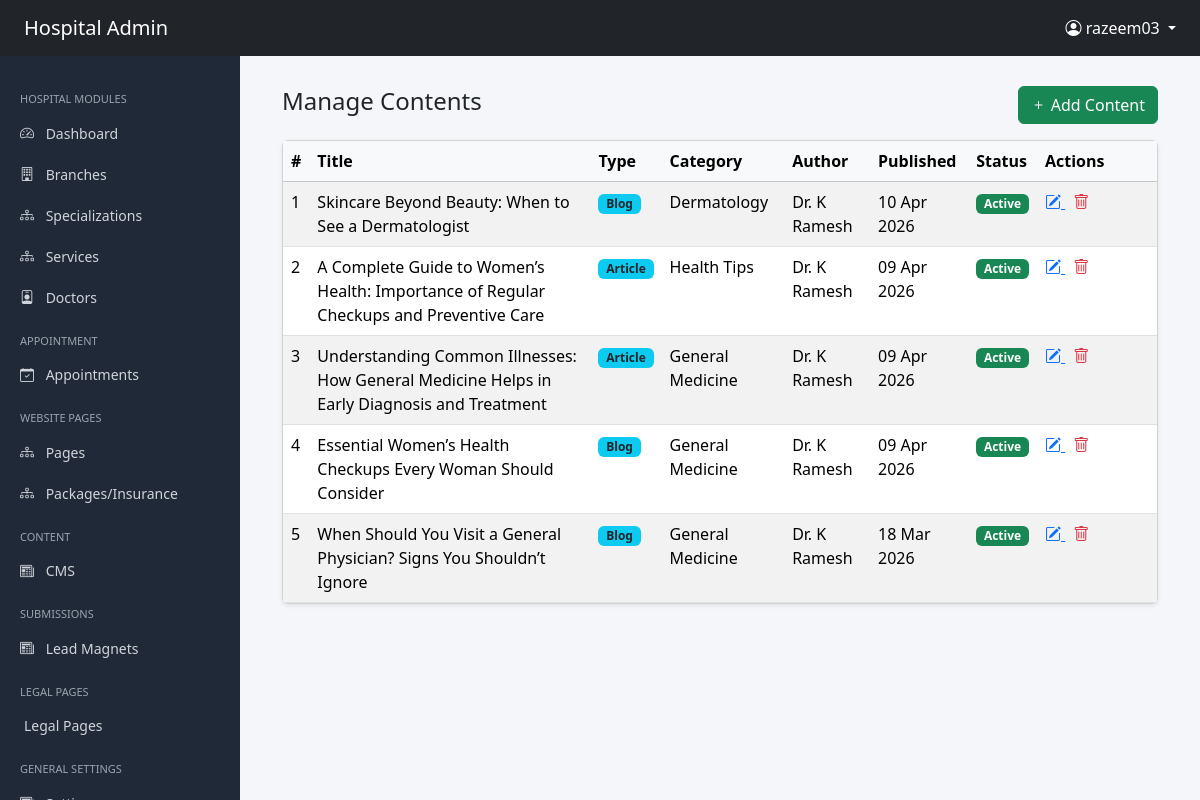
The app's page /administrator/contents/ (signed in) with its own data.
### accounts/models.py (models this page shows, shortened)
class User(AbstractUser):
    phone_number = models.CharField(max_length=15, blank=True, null=True)
    is_admin = models.BooleanField(default=False)
    is_doctor = models.BooleanField(default=False)
    is_patient = models.BooleanField(default=True)

### administrator/models.py (models this page shows, shortened)
class SEOModel(models.Model):
    meta_title = models.CharField(max_length=255, blank=True)
    meta_description = models.TextField(blank=True)
    canonical_url = models.URLField(blank=True)
    primary_keywords = models.CharField(max_length=255, blank=True)
    secondary_keywords = models.CharField(max_length=255, blank=True)
    slug = models.SlugField(unique=True)
    og_title = models.CharField(max_length=255, blank=True)
    og_description = models.TextField(blank=True)
    og_image = models.ImageField(upload_to="seo/og/", blank=True, null=True)
    class Meta:
        abstract = True

class Content(SEOModel):
    content_type = models.CharField(
        max_length=50,
        choices=ContentType.choices,
        default=ContentType.BLOG
    )
    title = models.CharField(
        max_length=500
    )
    short_description = models.TextField(
        blank=True
    )
    featured_image = models.ImageField(
        upload_to='uploads/contents/featured/',
        blank=True,
        null=True
    )
    hero_banner = models.ImageField(upload_to='uploads/contents/', blank=True, null=True)
    content = RichTextUploadingField(
        blank=True
    )
    category = models.ForeignKey(
        "ContentCategory",
        on_delete=models.SET_NULL,
        null=True,
        related_name="contents"
    )
    tags = models.ManyToManyField(
        "Tag",
        blank=True,
        related_name="contents"
    )
    published_by = models.ForeignKey(
        "Doctor",
        on_delete=models.SET_NULL,
        null=True,
        blank=True,
        related_name="published_contents"
    )
    published_at = models.DateTimeField(
        blank=True,
        null=True
    )
    is_active = models.BooleanField(
        default=True
    )
    is_featured = models.BooleanField(
        default=False
    )
    created_at = models.DateTimeField(
        auto_now_add=True
    )
    updated_at = models.DateTimeField(
        auto_now=True
    )
    class Meta:
        ordering = ["-published_at"]

class ContentCategory(models.Model):
    name = models.CharField(max_length=150, unique=True)
    description = models.TextField(blank=True)
    is_active = models.BooleanField(default=True)
    created_at = models.DateTimeField(auto_now_add=True)
    def __str__(self):
        return self.name

class Doctor(SEOModel):
    user = models.OneToOneField(
        settings.AUTH_USER_MODEL,
        on_delete=models.CASCADE,
        related_name="doctor_profile"
    )
    branch = models.ForeignKey(
        Branch,
        on_delete=models.CASCADE,
        related_name="doctors"
    )
    specialization = models.ForeignKey(
        Specialization,
        on_delete=models.CASCADE,
        related_name="doctors"
    )
    hero_title=models.CharField(max_length=255, blank=True)
    hero_description=models.TextField(max_length=255, blank=True)
    doctor_hero_banner = models.ImageField(upload_to='uploads/doctors/', blank=True, null=True)
    doctor_hero_banner_alt = models.CharField(max_length=255, blank=True)
    designation = models.CharField(
        max_length=200,
        blank=True
    )
    years_of_experience = models.PositiveIntegerField(
        help_text="Years of experience"
    )
    profile_image = models.ImageField(
        upload_to="uploads/doctors/profile/",
        blank=True,
        null=True
    )
    profile_image_alt = models.CharField(max_length=255, blank=True)
    specialized_in = models.CharField(
        max_length=255,
        blank=True,
        help_text="Example: Heart Surgery, Angioplasty"
    )
    languages = models.CharField(
        max_length=255,
        blank=True,
        help_text="Example: English, Hindi, Malayalam"
    )
    procedures = models.TextField(
        blank=True,
        help_text="Major procedures performed"
    )
    success_rate = models.TextField(
        blank=True,
        null=True,
    )
    patients_treated = models.TextField(
        blank=True,
        null=True,
        help_text="Total patients treated"
    )
    short_bio = models.TextField(
        blank=True
    )
    full_bio = RichTextUploadingField(
        blank=True
    )
    is_active = models.BooleanField(
        default=True
    )
    is_deleted = models.BooleanField(
        default=False
    )
    created_at = models.DateTimeField(
        auto_now_add=True
    )
    updated_at = models.DateTimeField(
        auto_now=True
    )
    class Meta:
        ordering = ["user__first_name"]

### administrator/views.py (the view)
# urls.py: path("contents/",ContentListView.as_view(),name="content-list"),
@method_decorator(admin_required, name='dispatch')
class ContentListView(ListView):
    model = Content
    template_name = "administrator/content/list.html"
    ordering = ["-published_at"]

### userapp/context_processors.py (called while the page is built)
def global_data(request):
    def get_menu(slug):
        return MenuGroup.objects.prefetch_related('items').filter(
            slug=slug,
            is_active=True
        ).first()
    settings = GlobalSettings.objects.first()
    social_links = SocialLink.objects.filter(is_active=True).order_by('order')
    legal_pages = LegalPage.objects.filter(is_active=True)
    return {
        'global_settings': settings,
         'social_links': social_links,
         'legal_pages':legal_pages,
        'main_menu': get_menu('main-menu'),
        'specialization_menu': get_menu('specialization-menu'),
        'quick_links_menu': get_menu('quick-links-menu'),
    }

### administrator/templates/administrator/content/list.html (shortened to what this page needs)
{% extends "administrator/shared/base.html" %}
{% block content %}
<div class="container-fluid">
<div class="d-flex justify-content-between align-items-center mb-3">
<h4>Manage Contents</h4>
<a href="{% url 'administrator:content-create' %}" class="btn btn-success">
<i class="bi bi-plus"></i> Add Content
</a>
</div>
<div class="card shadow-sm">
<div class="card-body p-0">
<table class="table table-striped table-hover mb-0">
<thead class="table-light">
<tr>
<th>#</th>
<th>Title</th>
<th>Type</th>
<th>Category</th>
<th>Author</th>
<th>Published</th>
<th>Status</th>
<th width="120">Actions</th>
</tr>
</thead>
<tbody>
{% for object in object_list %}
<tr>
<td>{{ forloop.counter }}</td>
<td>{{ object.title }}</td>
<td>
<span class="badge bg-info text-dark">
{{ object.get_content_type_display }}
</span>
</td>
<td>{{ object.category }}</td>
<td>
{% if object.published_by %}
Dr. {{ object.published_by.user.first_name }}
{% endif %}
</td>
<td>
{% if object.published_at %}
{{ object.published_at|date:"d M Y" }}
{% endif %}
</td>
<td>
{% if object.is_active %}
<span class="badge bg-success">Active</span>
{% else %}
<span class="badge bg-secondary">Inactive</span>
{% endif %}
</td>
<td>
<a href="{% url 'administrator:content-update' object.id %}"
class="text-primary me-2">
<i class="bi bi-pencil-square"></i>
</a>
<a href="{% url 'administrator:content-delete' object.id %}"
class="text-danger">
<i class="bi bi-trash"></i>
</a>
</td>
</tr>
{% empty %}
<tr>
<td colspan="8" class="text-center py-4">
No content found
</td>
</tr>
{% endfor %}
</tbody>
</table>
</div>
</div>
</div>
{% endblock %}

### administrator/templates/administrator/shared/base.html (shortened to what this page needs)
<!DOCTYPE html>
<html lang="en">
<head>
<link href="https://cdn.jsdelivr.net/npm/bootstrap@5.3.2/dist/css/bootstrap.min.css" rel="stylesheet">
<link href="https://cdn.jsdelivr.net/npm/bootstrap-icons@1.11.1/font/bootstrap-icons.css" rel="stylesheet">
</head>
<body>
<nav class="navbar navbar-dark bg-dark px-4 navbar-fixed">
<span class="navbar-brand">Hospital Admin</span>
<div class="ms-auto">
{% if request.user.is_authenticated %}
<div class="dropdown">
<a class="text-white dropdown-toggle text-decoration-none"
href="#"
data-bs-toggle="dropdown">
<i class="bi bi-person-circle"></i>
{{ request.user.username }}
</a>
</div>
{% endif %}
</div>
</nav>
<div class="sidebar">
<div class="menu-title">Hospital Modules</div>
<a href="{% url 'administrator:dashboard' %}">
<i class="bi bi-speedometer2"></i> Dashboard
</a>
<a href="{% url 'administrator:branch-list' %}">
<i class="bi bi-building"></i> Branches
</a>
<a href="{% url 'administrator:specialization-list' %}">
<i class="bi bi-diagram-3"></i> Specializations
</a>
<a href="{% url 'administrator:service-list' %}">
<i class="bi bi-diagram-3"></i> Services
</a>
<a href="{% url 'administrator:doctor-list' %}">
<i class="bi bi-person-badge"></i> Doctors
</a>
<div class="menu-title">Appointment</div>
<a data-bs-toggle="collapse" href="#appointments">
<i class="bi bi-calendar-check"></i> Appointments
</a>
<div class="menu-title">Website Pages</div>
<a data-bs-toggle="collapse" href="#pages">
<i class="bi bi-diagram-3"></i> Pages
</a>
<a data-bs-toggle="collapse" href="#servicepages">
<i class="bi bi-diagram-3"></i> Packages/Insurance
</a>
<div class="menu-title">Content</div>
<a data-bs-toggle="collapse" href="#contenttype">
<i class="bi bi-newspaper"></i> CMS
</a>
<div class="menu-title">Submissions</div>
<a data-bs-toggle="collapse" href="#submissions">
<i class="bi bi-newspaper"></i> Lead Magnets
</a>
<div class="menu-title">Legal Pages</div>
<a href="{% url 'administrator:legal-list' %}" class="ps-4">Legal Pages</a>
<div class="menu-title">General Settings</div>
<a data-bs-toggle="collapse" href="#gensettings">
<i class="bi bi-newspaper"></i> Settings
</a>
</div>
<div class="main-content">
{% block content %}{% endblock %}
</div>
</body>
</html>

### administrator/templates/administrator/shared/base.html (style rules this page uses)
body { background:#f4f6f9; overflow-x:hidden; }
.sidebar { position:fixed; top:56px; left:0; height:100%; width:240px; background:#1f2937; padding-top:20px; overflow-y:auto; }
.sidebar a { color:#d1d5db; padding:10px 20px; display:block; text-decoration:none; font-size:14px; }
.sidebar .menu-title { color:#9ca3af; font-size:11px; padding:15px 20px 5px; text-transform:uppercase; }
.sidebar i { margin-right:8px; }
.main-content { margin-left:240px; padding:30px; }

### records on screen
User: user.username "razeem03"
Content: title "Skincare Beyond Beauty: When to See a Dermatologist", content_type "Blog", category "Dermatology", published_by.user.first_name "K Ramesh", published_at "10 Apr 2026", is_active "Active"
Content: title "A Complete Guide to Women’s Health: Importance of Regular Checkups and Preventive Care", content_type "Article", category "Health Tips", published_by.user.first_name "K Ramesh", published_at "09 Apr 2026", is_active "Active"
Content: title "Understanding Common Illnesses: How General Medicine Helps in Early Diagnosis and Treatment", content_type "Article", category "General Medicine", published_by.user.first_name "K Ramesh", published_at "09 Apr 2026", is_active "Active"
Content: title "Essential Women’s Health Checkups Every Woman Should Consider", content_type "Blog", category "General Medicine", published_by.user.first_name "K Ramesh", published_at "09 Apr 2026", is_active "Active"
Content: title "When Should You Visit a General Physician? Signs You Shouldn’t Ignore", content_type "Blog", category "General Medicine", published_by.user.first_name "K Ramesh", published_at "18 Mar 2026", is_active "Active"
